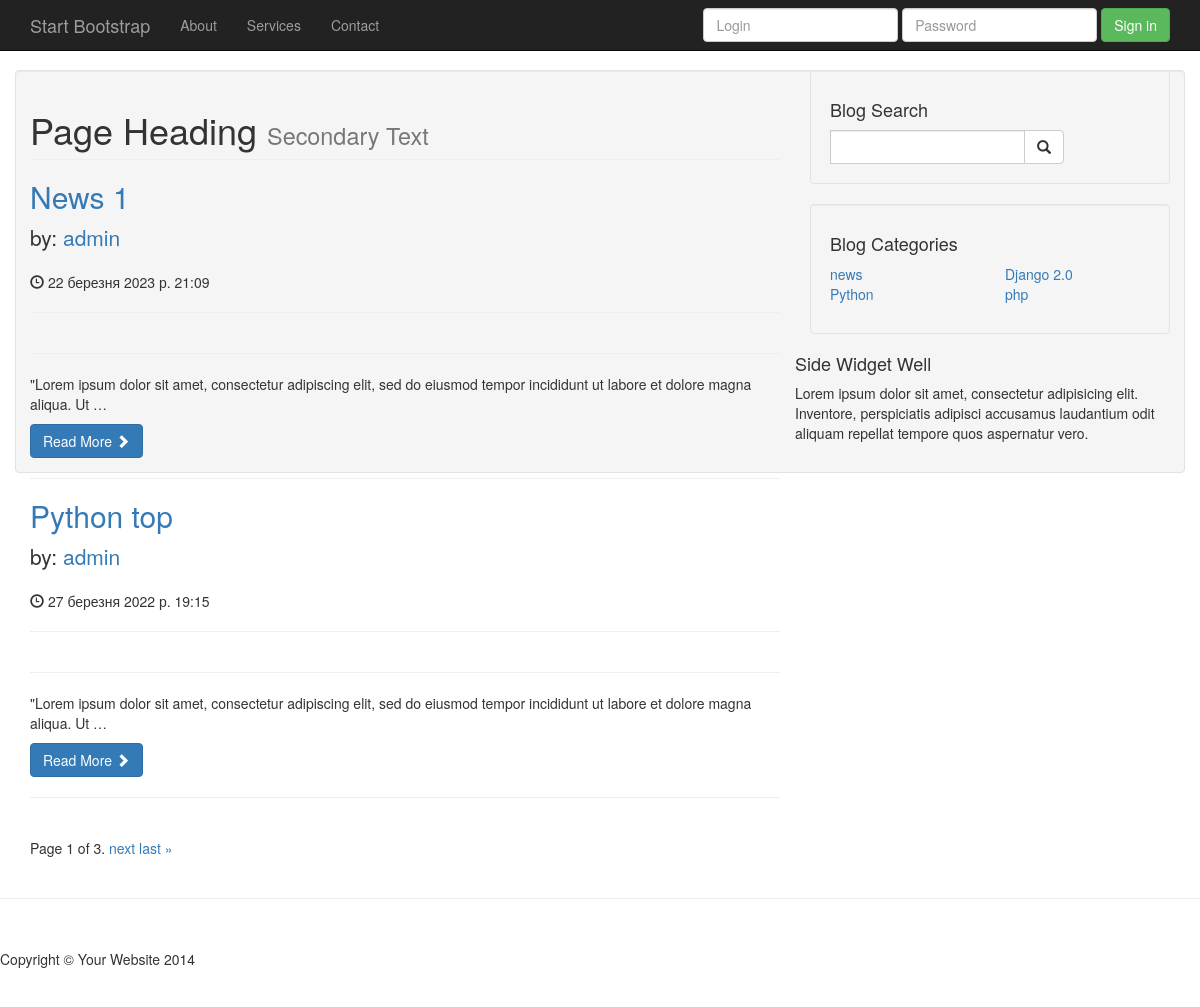
The page / on the database its author committed.
### newsBlog/models.py (models this page shows, shortened)
class Post(models.Model):
    title = models.CharField(max_length=30, verbose_name="Заголовок")
    content = models.TextField(verbose_name="Описание")
    published_date = models.DateTimeField(auto_created=True, verbose_name="Дата")
    category = models.ForeignKey(Category, on_delete=models.CASCADE, verbose_name="Категория")
    image = models.URLField(default="http://placehold.it/900x300", verbose_name="Фото")
    user = models.ForeignKey(User, on_delete=models.SET_NULL, null=True, blank=True)
    class Meta:
        verbose_name = "Пост"
        verbose_name_plural = "Посты"

class Category(models.Model):
    name = models.CharField(max_length=30, verbose_name="Название")
    class Meta:
        verbose_name = "Категория"
        verbose_name_plural = "Категории"

### newsBlog/views.py (the view)
# urls.py: path("", views.index, name='index'),
def index(request):
    posts = Post.objects.all()
    paginator = Paginator(posts, 2)  # Show 25 contacts per page.
    page_number = request.GET.get("page")
    page_obj = paginator.get_page(page_number)
    context = {'page_obj': page_obj}
    context.update(get_categories())
    return render(request, "newsBlog/index.html", context)

### newsBlog/views.py (called while the page is built)
def get_categories():
    all = Category.objects.all()
    count = all.count()
    half = count / 2 + count % 2
    first_half = all[:half]
    second_half = all[half:]
    return {'cat1': first_half, "cat2": second_half}

### templates/newsBlog/index.html (shortened to what this page needs)
{% extends 'newsBlog/base.html'%}
{% block content%}
            <div class="col-md-8">
                <h1 class="page-header">
                    Page Heading
                    <small>Secondary Text</small>
                </h1>
                {% for post in page_obj %}
                <h2>
                    <a href="{% url 'post' id=post.pk %}">{{ post.title }}</a>
                </h2>
                <p class="lead">
                    by: <a href="index.php">{{post.user}}</a>
                </p>
                <p><span class="glyphicon glyphicon-time"></span> {{ post.published_date }}</p>
                <hr>
                <hr>
                <p>{{ post.content|truncatewords:20 }}</p>
                <a class="btn btn-primary" href="{% url 'post' id=post.pk %}">Read More <span class="glyphicon glyphicon-chevron-right"></span></a>
                <hr>
                {% endfor %}
             <div class="pagination">
                <span class="step-links">
                    <span class="current">
                        Page {{ page_obj.number }} of {{ page_obj.paginator.num_pages }}.
                    </span>
                    {% if page_obj.has_next %}
                        <a href="?page={{ page_obj.next_page_number }}">next</a>
                        <a href="?page={{ page_obj.paginator.num_pages }}">last &raquo;</a>
                    {% endif %}
                </span>
</div>
            </div>
    {% endblock %}

### templates/newsBlog/base.html (shortened to what this page needs)
<!DOCTYPE html>
<html lang="en">
<head>
    {% load static %}
    <link href="{% static 'newsBlog/css/bootstrap.min.css'%}" rel="stylesheet">
    <link href="{% static 'newsBlog/css/blog-home.css'%}" rel="stylesheet">
</head>
<body>
<nav class="navbar navbar-inverse navbar-fixed-top" role="navigation">
    <div class="container">
        <div class="navbar-header">
            <a class="navbar-brand" href="{% url 'index' %}">Start Bootstrap</a>
        </div>
        <div class="collapse navbar-collapse" id="bs-example-navbar-collapse-1">
            <ul class="nav navbar-nav">
                <li>
                    <a href="#">About</a>
                </li>
                <li>
                    <a href="#">Services</a>
                </li>
                <li>
                    <a href="#">Contact</a>
                </li>
            </ul>
                 {% include 'newsBlog/toggle_login.html' %}
        </div>
    </div>
</nav>
<div class="container">
    <div class="row">
        {% block content %}
        {% endblock %}
        <div class="col-md-4">
            <div class="well">
                <h4>Blog Search</h4>
                <div class="input-group">
                    <form method="post" action="{% url 'search' %}" class="input-group">
                        <input type="search" name="query" class="form-control">
                        <span class="input-group-btn">
                                <button class="btn btn-default" type="submit">
                                    <span class="glyphicon glyphicon-search"></span>
                                </button>
                            </span>
                    </form>
                </div>
            </div>
            <div class="well">
                <h4>Blog Categories</h4>
                <div class="row">
                    <div class="col-lg-6">
                        <ul class="list-unstyled">
                            {% for c in cat1 %}
                            <li><a href="{% url 'category' id=c.pk %}">{{c.name}}</a></li>
                            {% endfor %}
                        </ul>
                    </div>
                    <div class="col-lg-6">
                        <ul class="list-unstyled">
                            {% for c in cat2 %}
                            <li><a href="{% url 'category' id=c.pk %}">{{c.name}}</a></li>
                            {% endfor %}
                        </ul>
                    </div>
                </div>
            </div>
        </div>
        <div class="well">
            <h4>Side Widget Well</h4>
            <p>Lorem ipsum dolor sit amet, consectetur adipisicing elit. Inventore, perspiciatis adipisci accusamus
                laudantium odit aliquam repellat tempore quos aspernatur vero.</p>
        </div>
    </div>
</div>
<hr>
<footer>
    <div class="row">
        <div class="col-lg-12">
            <p>Copyright &copy; Your Website 2014</p>
        </div>
    </div>
</footer>
</body>
</html>

### static/newsBlog/css/blog-home.css (style rules this page uses)
body { padding-top: 70px; }
footer { margin: 50px 0; }

### rows shown on the page
Post: title "News 1", user "admin", published_date "22 березня 2023 р. 21:09", content "\"Lorem ipsum dolor sit amet, consectetur adipiscing elit, sed do eiusmod tempor incididunt ut labore et dolore magna aliqua. Ut …"
Post: title "Python top", user "admin", published_date "27 березня 2022 р. 19:15", content "\"Lorem ipsum dolor sit amet, consectetur adipiscing elit, sed do eiusmod tempor incididunt ut labore et dolore magna aliqua. Ut …"
Category: name "news"
Category: name "Python"
Category: name "Django 2.0"
Category: name "php"

### other values the page prints
{{ page_obj.number }} "1"
{{ page_obj.paginator.num_pages }} "3"
